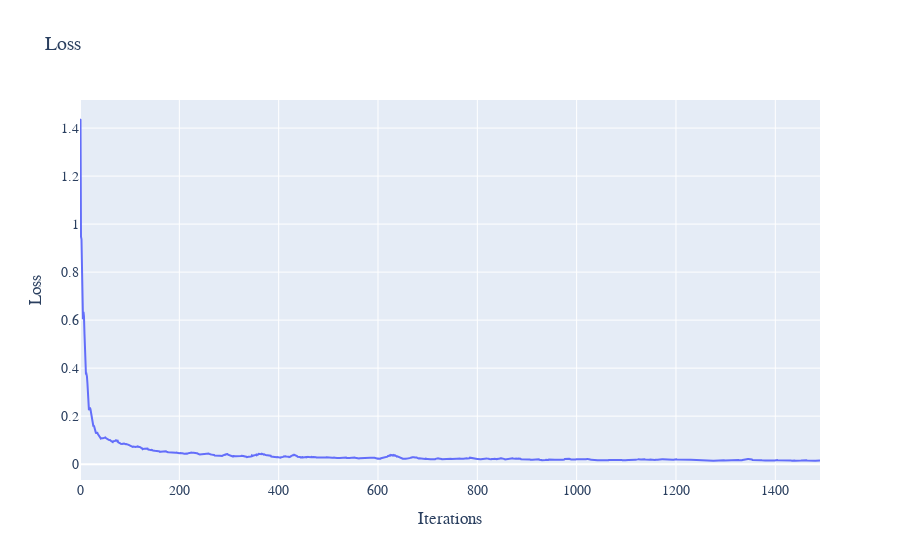

This figure's notebook cell:
### Code cell
PATH_SPACES["BOUNDED_OPINION"] = {
        "SDE": lambda X, u, t, dt, dW: (eq.beta/(eq.var_dim-1))*eq.P(X)*dt + u*dt + np.sqrt(2*eq.sigma)*dW,
        "terminal_time": 5.0,
        "N_range": 100,
        "control": lambda J, X, t: -(1/eq.gamma)*D(J, X),
        "domain": (-1, 1)
}
model = MODEL_CONFIG = {
    "hidden_dim": 64,
    "learning_rate": 1e-3,
    "loss_weights": (1, 5),
    "sampling_method": "uniform",
    "sampling_method_boundary": "uniform",
    "lr_decay": 0.99,
    "network_type": "RES",
    "optimiser": "Adam",
    "method": "Galerkin"
}
solver = DeepPDESolver(model, eq)
losses = list(solver.train(1500))
plot_losses(losses)

### Figure 1 — Plotly figure (JSON) as saved in the notebook; plotly's stock layout.template omitted (floating-point values rounded to 4 significant figures; data arrays with more than 128 entries replaced by an {"elided": "..."} marker saying what was removed)
{"data": [{"mode": "lines", "name": "Error at x=0.1", "type": "scatter", "x": {"elided": "1491 int values"}, "xaxis": "x", "y": {"elided": "1491 float values"}, "yaxis": "y"}], "layout": {"font": {"family": "Courier New, monospace", "size": 14}, "title": {"text": "Loss"}, "xaxis": {"anchor": "y", "domain": [0, 1], "title": {"text": "Iterations"}}, "yaxis": {"anchor": "x", "domain": [0, 1], "title": {"text": "Loss"}}}}
